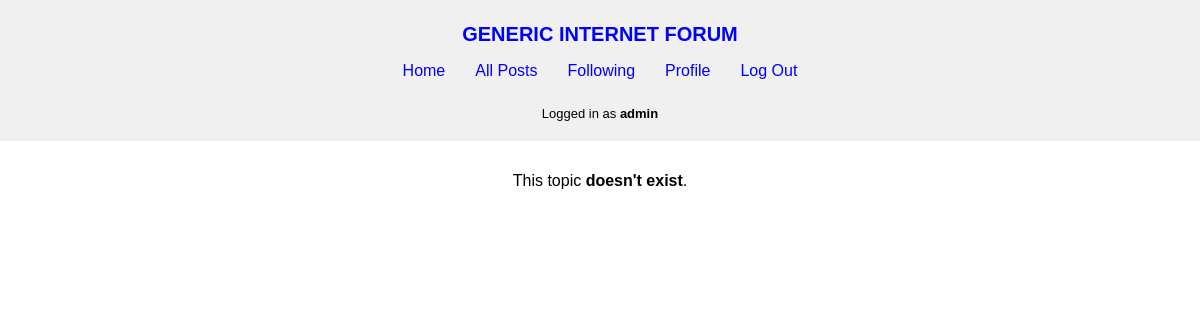
/new-post/Topic 2 (signed in), run on an earlier commit of the app's database.
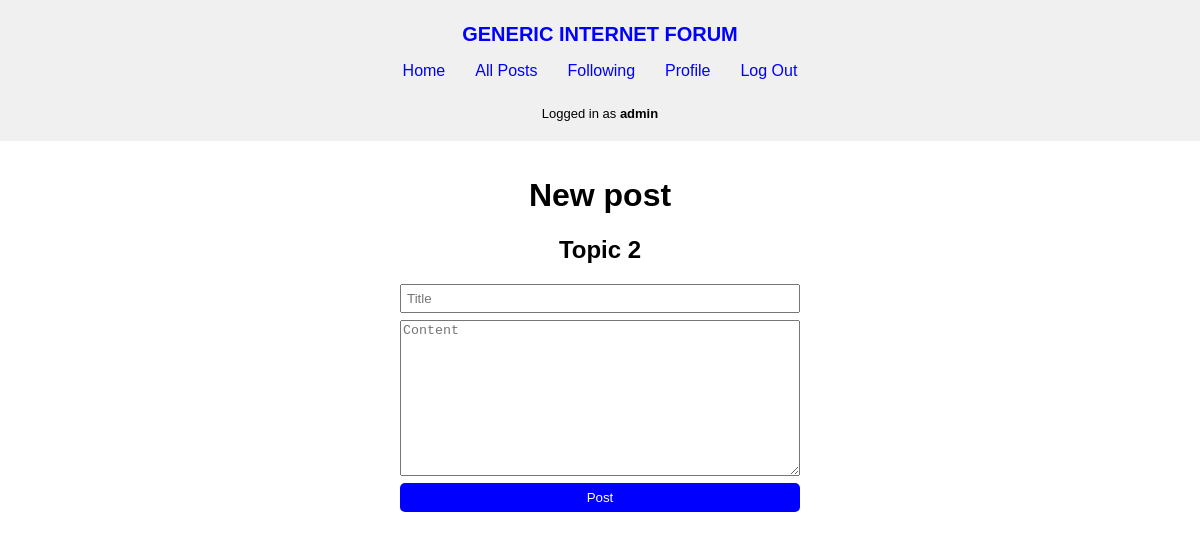
And on a later commit of the database.
### forum/models.py (models this page shows, shortened)
class Topic(models.Model):
    creator = models.ForeignKey(
        User, on_delete=models.CASCADE, related_name="topics")
    name = models.TextField(max_length=120, unique=True)
    description = models.TextField(max_length=1000)
    timestamp = models.DateTimeField(auto_now_add=True)

### forum/views.py (the view, shortened to what this page needs)
# urls.py: path("new-post/<str:topic_name>", views.new_post, name="new_post")
def new_post(request, topic_name):
    try:
        topic = Topic.objects.get(name=topic_name)
    except Topic.DoesNotExist:
        return render(request, "forum/new-post.html")
    return render(request, "forum/new-post.html", {
        "topic_name": topic_name
    })

### forum/templates/forum/new-post.html (shortened to what this page needs)
{% extends "forum/layout.html" %}
{% load static %}
{% block css %}
    <link href="{% static 'forum/form.css' %}" rel="stylesheet">
{% endblock %}
{% block body %}
    {% if topic_name %}
        <h1>New post</h1>
        <h2>{{ topic_name }}</h2>
        <form id="new-post" action="{% url 'new_post' topic_name %}" method="post">
            <input name="title" type="text" placeholder="Title">
            <textarea name="content" cols="30" rows="10" placeholder="Content"></textarea>
            <input class="submit-button" type="submit" value="Post">
        </form>
    {% else %}
        <p>This topic <b>doesn't exist</b>.</p>
    {% endif %}
{% endblock %}

What changed in the data, as far as the page shows it:
added Topic: name "Topic 2"
Also different on the page:
form field value: (not shown) → "Post"
text no longer shown: "This topic doesn't exist ."
text now shown: "New post"
